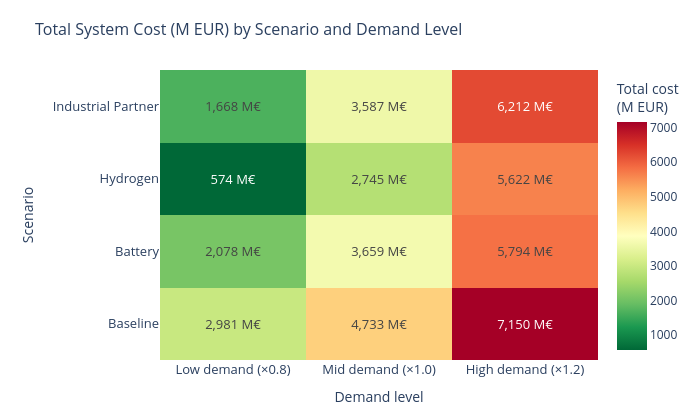

This figure's notebook cell:
### Markdown cell above
## 7. Heatmap — Total System Cost (M EUR)

### Code cell
z_cost = []
text_cost = []
for sc_key in SCENARIO_ORDER:
    row_z, row_t = [], []
    for dl in DEMAND_ORDER:
        match = df_all[(df_all.scenario_key == sc_key) & (df_all.demand_level == dl)]
        val = match['total_cost_MEUR'].values[0] if len(match) else np.nan
        row_z.append(val)
        row_t.append(f'{val:,.0f}' if not np.isnan(val) else '—')
    z_cost.append(row_z)
    text_cost.append(row_t)

fig_cost = go.Figure(data=go.Heatmap(
    z=z_cost,
    x=[DEMAND_LABELS[d] for d in DEMAND_ORDER],
    y=SCENARIO_LABELS,
    text=text_cost,
    texttemplate='%{text} M€',
    textfont={'size': 13},
    colorscale='RdYlGn_r',   # red=expensive, green=cheap
    colorbar=dict(title='Total cost<br>(M EUR)'),
    hoverongaps=False,
))

fig_cost.update_layout(
    title=dict(text='Total System Cost (M EUR) by Scenario and Demand Level', font=dict(size=16)),
    xaxis=dict(title='Demand level', tickfont=dict(size=13)),
    yaxis=dict(title='Scenario', tickfont=dict(size=13)),
    width=700, height=420,
    margin=dict(l=160, r=60, t=70, b=60),
)

fig_cost.show()
fig_cost.write_html(str(RESULTS_DIR / 'heatmap_cost.html'))
print('Saved: results/demand_uncertainty/heatmap_cost.html')

### Figure 1 — Plotly figure (JSON) as saved in the notebook; plotly's stock layout.template omitted (floating-point values rounded to 4 significant figures)
{"data": [{"colorbar": {"title": {"text": "Total cost<br>(M EUR)"}}, "colorscale": [[0, "rgb(0,104,55)"], [0.1, "rgb(26,152,80)"], [0.2, "rgb(102,189,99)"], [0.3, "rgb(166,217,106)"], [0.4, "rgb(217,239,139)"], [0.5, "rgb(255,255,191)"], [0.6, "rgb(254,224,139)"], [0.7, "rgb(253,174,97)"], [0.8, "rgb(244,109,67)"], [0.9, "rgb(215,48,39)"], [1, "rgb(165,0,38)"]], "hoverongaps": false, "text": [["2,981", "4,733", "7,150"], ["2,078", "3,659", "5,794"], ["574", "2,745", "5,622"], ["1,668", "3,587", "6,212"]], "textfont": {"size": 13}, "texttemplate": "%{text} M€", "type": "heatmap", "x": ["Low demand\n(×0.8)", "Mid demand\n(×1.0)", "High demand\n(×1.2)"], "y": ["Baseline", "Battery", "Hydrogen", "Industrial Partner"], "z": [[2981.0, 4733.0, 7150.0], [2078.0, 3659.0, 5794.0], [574.2, 2745, 5622.0], [1668.0, 3587.0, 6212.0]]}], "layout": {"height": 420, "margin": {"b": 60, "l": 160, "r": 60, "t": 70}, "title": {"font": {"size": 16}, "text": "Total System Cost (M EUR) by Scenario and Demand Level"}, "width": 700, "xaxis": {"tickfont": {"size": 13}, "title": {"text": "Demand level"}}, "yaxis": {"tickfont": {"size": 13}, "title": {"text": "Scenario"}}}}
